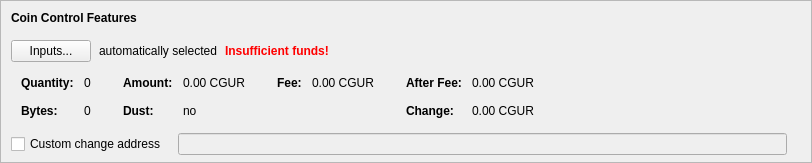
    <widget class="QFrame" name="frameCoinControl">
     <property name="sizePolicy">
      <sizepolicy hsizetype="Expanding" vsizetype="Expanding">
       <horstretch>0</horstretch>
       <verstretch>0</verstretch>
      </sizepolicy>
     </property>
     <property name="maximumSize">
      <size>
       <width>16777215</width>
       <height>16777215</height>
      </size>
     </property>
     <property name="frameShape">
      <enum>QFrame::StyledPanel</enum>
     </property>
     <property name="frameShadow">
      <enum>QFrame::Sunken</enum>
     </property>
     <layout class="QVBoxLayout" name="verticalLayoutCoinControl2">
      <property name="spacing">
       <number>0</number>
      </property>
      <property name="leftMargin">
       <number>0</number>
      </property>
      <property name="topMargin">
       <number>0</number>
      </property>
      <property name="rightMargin">
       <number>0</number>
      </property>
      <property name="bottomMargin">
       <number>6</number>
      </property>
      <item>
       <layout class="QVBoxLayout" name="verticalLayoutCoinControl" stretch="0,0,0,0,1">
        <property name="spacing">
         <number>0</number>
        </property>
        <property name="leftMargin">
         <number>10</number>
        </property>
        <property name="topMargin">
         <number>10</number>
        </property>
        <item>
         <layout class="QHBoxLayout" name="horizontalLayoutCoinControl1">
          <property name="bottomMargin">
           <number>15</number>
          </property>
          <item>
           <widget class="QLabel" name="labelCoinControlFeatures">
            <property name="sizePolicy">
             <sizepolicy hsizetype="Preferred" vsizetype="Maximum">
              <horstretch>0</horstretch>
              <verstretch>0</verstretch>
             </sizepolicy>
            </property>
            <property name="font">
             <font>
              <weight>75</weight>
              <bold>true</bold>
             </font>
            </property>
            <property name="styleSheet">
             <string notr="true">font-weight:bold;</string>
            </property>
            <property name="text">
             <string>Coin Control Features</string>
            </property>
           </widget>
          </item>
         </layout>
        </item>
        <item>
         <layout class="QHBoxLayout" name="horizontalLayoutCoinControl2" stretch="0,0,0,0">
          <property name="spacing">
           <number>8</number>
          </property>
          <property name="bottomMargin">
           <number>10</number>
          </property>
          <item>
           <widget class="QPushButton" name="pushButtonCoinControl">
            <property name="styleSheet">
             <string notr="true"/>
            </property>
            <property name="text">
             <string>Inputs...</string>
            </property>
            <property name="autoDefault">
             <bool>false</bool>
            </property>
           </widget>
          </item>
          <item>
           <widget class="QLabel" name="labelCoinControlAutomaticallySelected">
            <property name="text">
             <string>automatically selected</string>
            </property>
            <property name="margin">
             <number>5</number>
            </property>
           </widget>
          </item>
          <item>
           <widget class="QLabel" name="labelCoinControlInsuffFunds">
            <property name="font">
             <font>
              <weight>75</weight>
              <bold>true</bold>
             </font>
            </property>
            <property name="styleSheet">
             <string notr="true">color:red;font-weight:bold;</string>
            </property>
            <property name="text">
             <string>Insufficient funds!</string>
            </property>
            <property name="margin">
             <number>5</number>
            </property>
           </widget>
          </item>
          <item>
           <spacer name="horizontalSpacerCoinControl">
            <property name="orientation">
             <enum>Qt::Horizontal</enum>
            </property>
            <property name="sizeHint" stdset="0">
             <size>
              <width>40</width>
              <height>1</height>
             </size>
            </property>
           </spacer>
          </item>
         </layout>
        </item>
        <item>
         <widget class="QWidget" name="widgetCoinControl" native="true">
          <property name="sizePolicy">
           <sizepolicy hsizetype="Preferred" vsizetype="Preferred">
            <horstretch>0</horstretch>
            <verstretch>0</verstretch>
           </sizepolicy>
          </property>
          <property name="minimumSize">
           <size>
            <width>0</width>
            <height>0</height>
           </size>
          </property>
          <property name="styleSheet">
           <string notr="true"/>
          </property>
          <layout class="QHBoxLayout" name="horizontalLayoutCoinControl5">
           <property name="leftMargin">
            <number>0</number>
           </property>
           <property name="topMargin">
            <number>0</number>
           </property>
           <property name="rightMargin">
            <number>0</number>
           </property>
           <property name="bottomMargin">
            <number>0</number>
           </property>
           <item>
            <layout class="QHBoxLayout" name="horizontalLayoutCoinControl3" stretch="0,0,0,1">
             <property name="spacing">
              <number>20</number>
             </property>
             <property name="topMargin">
              <number>0</number>
             </property>
             <property name="bottomMargin">
              <number>10</number>
             </property>
             <item>
              <layout class="QFormLayout" name="formLayoutCoinControl1">
               <property name="horizontalSpacing">
                <number>10</number>
               </property>
               <property name="verticalSpacing">
                <number>14</number>
               </property>
               <property name="leftMargin">
                <number>10</number>
               </property>
               <property name="topMargin">
                <number>4</number>
               </property>
               <property name="rightMargin">
                <number>6</number>
               </property>
               <item row="0" column="0">
                <widget class="QLabel" name="labelCoinControlQuantityText">
                 <property name="font">
                  <font>
                   <weight>75</weight>
                   <bold>true</bold>
                  </font>
                 </property>
                 <property name="text">
                  <string>Quantity:</string>
                 </property>
                 <property name="margin">
                  <number>0</number>
                 </property>
                </widget>
               </item>
               <item row="0" column="1">
                <widget class="QLabel" name="labelCoinControlQuantity">
                 <property name="cursor">
                  <cursorShape>IBeamCursor</cursorShape>
                 </property>
                 <property name="contextMenuPolicy">
                  <enum>Qt::ActionsContextMenu</enum>
                 </property>
                 <property name="text">
                  <string notr="true">0</string>
                 </property>
                 <property name="margin">
                  <number>0</number>
                 </property>
                 <property name="textInteractionFlags">
                  <set>Qt::LinksAccessibleByMouse|Qt::TextSelectableByKeyboard|Qt::TextSelectableByMouse</set>
                 </property>
                </widget>
               </item>
               <item row="1" column="0">
                <widget class="QLabel" name="labelCoinControlBytesText">
                 <property name="font">
                  <font>
                   <weight>75</weight>
                   <bold>true</bold>
                  </font>
                 </property>
                 <property name="text">
                  <string>Bytes:</string>
                 </property>
                </widget>
               </item>
               <item row="1" column="1">
                <widget class="QLabel" name="labelCoinControlBytes">
                 <property name="cursor">
                  <cursorShape>IBeamCursor</cursorShape>
                 </property>
                 <property name="contextMenuPolicy">
                  <enum>Qt::ActionsContextMenu</enum>
                 </property>
                 <property name="text">
                  <string notr="true">0</string>
                 </property>
                 <property name="textInteractionFlags">
                  <set>Qt::LinksAccessibleByMouse|Qt::TextSelectableByKeyboard|Qt::TextSelectableByMouse</set>
                 </property>
                </widget>
               </item>
              </layout>
             </item>
             <item>
              <layout class="QFormLayout" name="formLayoutCoinControl2">
               <property name="horizontalSpacing">
                <number>10</number>
               </property>
               <property name="verticalSpacing">
                <number>14</number>
               </property>
               <property name="leftMargin">
                <number>6</number>
               </property>
               <property name="topMargin">
                <number>4</number>
               </property>
               <property name="rightMargin">
                <number>6</number>
               </property>
               <item row="0" column="0">
                <widget class="QLabel" name="labelCoinControlAmountText">
                 <property name="font">
                  <font>
                   <weight>75</weight>
                   <bold>true</bold>
                  </font>
                 </property>
                 <property name="text">
                  <string>Amount:</string>
                 </property>
                 <property name="margin">
                  <number>0</number>
                 </property>
                </widget>
               </item>
               <item row="0" column="1">
                <widget class="QLabel" name="labelCoinControlAmount">
                 <property name="cursor">
                  <cursorShape>IBeamCursor</cursorShape>
                 </property>
                 <property name="contextMenuPolicy">
                  <enum>Qt::ActionsContextMenu</enum>
                 </property>
                 <property name="text">
                  <string notr="true">0.00 CGUR</string>
                 </property>
                 <property name="textInteractionFlags">
                  <set>Qt::LinksAccessibleByMouse|Qt::TextSelectableByKeyboard|Qt::TextSelectableByMouse</set>
                 </property>
                </widget>
               </item>
               <item row="1" column="0">
                <widget class="QLabel" name="labelCoinControlLowOutputText">
                 <property name="font">
                  <font>
                   <weight>75</weight>
                   <bold>true</bold>
                  </font>
                 </property>
                 <property name="text">
                  <string>Dust:</string>
                 </property>
                </widget>
               </item>
               <item row="1" column="1">
                <widget class="QLabel" name="labelCoinControlLowOutput">
                 <property name="cursor">
                  <cursorShape>IBeamCursor</cursorShape>
                 </property>
                 <property name="contextMenuPolicy">
                  <enum>Qt::ActionsContextMenu</enum>
                 </property>
                 <property name="text">
                  <string notr="true">no</string>
                 </property>
                 <property name="textInteractionFlags">
                  <set>Qt::LinksAccessibleByMouse|Qt::TextSelectableByKeyboard|Qt::TextSelectableByMouse</set>
                 </property>
                </widget>
               </item>
              </layout>
             </item>
             <item>
              <layout class="QFormLayout" name="formLayoutCoinControl3">
               <property name="horizontalSpacing">
                <number>10</number>
               </property>
               <property name="verticalSpacing">
                <number>14</number>
               </property>
               <property name="leftMargin">
                <number>6</number>
               </property>
               <property name="topMargin">
                <number>4</number>
               </property>
               <property name="rightMargin">
                <number>6</number>
               </property>
               <item row="0" column="0">
                <widget class="QLabel" name="labelCoinControlFeeText">
                 <property name="font">
                  <font>
                   <weight>75</weight>
                   <bold>true</bold>
                  </font>
                 </property>
                 <property name="text">
                  <string>Fee:</string>
                 </property>
                 <property name="margin">
                  <number>0</number>
                 </property>
                </widget>
               </item>
               <item row="0" column="1">
                <widget class="QLabel" name="labelCoinControlFee">
                 <property name="cursor">
                  <cursorShape>IBeamCursor</cursorShape>
                 </property>
                 <property name="contextMenuPolicy">
                  <enum>Qt::ActionsContextMenu</enum>
                 </property>
                 <property name="text">
                  <string notr="true">0.00 CGUR</string>
                 </property>
                 <property name="textInteractionFlags">
                  <set>Qt::LinksAccessibleByMouse|Qt::TextSelectableByKeyboard|Qt::TextSelectableByMouse</set>
                 </property>
                </widget>
               </item>
             </layout>
             </item>
             <item>
              <layout class="QFormLayout" name="formLayoutCoinControl4">
               <property name="horizontalSpacing">
                <number>10</number>
               </property>
               <property name="verticalSpacing">
                <number>14</number>
               </property>
               <property name="leftMargin">
                <number>6</number>
               </property>
               <property name="topMargin">
                <number>4</number>
               </property>
               <property name="rightMargin">
                <number>6</number>
               </property>
               <item row="0" column="0">
                <widget class="QLabel" name="labelCoinControlAfterFeeText">
                 <property name="font">
                  <font>
                   <weight>75</weight>
                   <bold>true</bold>
                  </font>
                 </property>
                 <property name="text">
                  <string>After Fee:</string>
                 </property>
                 <property name="margin">
                  <number>0</number>
                 </property>
                </widget>
               </item>
               <item row="0" column="1">
                <widget class="QLabel" name="labelCoinControlAfterFee">
                 <property name="cursor">
                  <cursorShape>IBeamCursor</cursorShape>
                 </property>
                 <property name="contextMenuPolicy">
                  <enum>Qt::ActionsContextMenu</enum>
                 </property>
                 <property name="text">
                  <string notr="true">0.00 CGUR</string>
                 </property>
                 <property name="textInteractionFlags">
                  <set>Qt::LinksAccessibleByMouse|Qt::TextSelectableByKeyboard|Qt::TextSelectableByMouse</set>
                 </property>
                </widget>
               </item>
               <item row="1" column="0">
                <widget class="QLabel" name="labelCoinControlChangeText">
                 <property name="font">
                  <font>
                   <weight>75</weight>
                   <bold>true</bold>
                  </font>
                 </property>
                 <property name="text">
                  <string>Change:</string>
                 </property>
                </widget>
               </item>
               <item row="1" column="1">
                <widget class="QLabel" name="labelCoinControlChange">
                 <property name="cursor">
                  <cursorShape>IBeamCursor</cursorShape>
                 </property>
                 <property name="contextMenuPolicy">
                  <enum>Qt::ActionsContextMenu</enum>
                 </property>
                 <property name="text">
                  <string notr="true">0.00 CGUR</string>
                 </property>
                 <property name="textInteractionFlags">
                  <set>Qt::LinksAccessibleByMouse|Qt::TextSelectableByKeyboard|Qt::TextSelectableByMouse</set>
                 </property>
                </widget>
               </item>
              </layout>
             </item>
            </layout>
           </item>
          </layout>
         </widget>
        </item>
        <item>
         <layout class="QHBoxLayout" name="horizontalLayoutCoinControl4" stretch="0,0,0">
          <property name="spacing">
           <number>12</number>
          </property>
          <property name="sizeConstraint">
           <enum>QLayout::SetDefaultConstraint</enum>
          </property>
          <property name="topMargin">
           <number>5</number>
          </property>
          <property name="rightMargin">
           <number>5</number>
          </property>
          <item>
           <widget class="QCheckBox" name="checkBoxCoinControlChange">
            <property name="toolTip">
             <string>If this is activated, but the change address is empty or invalid, change will be sent to a newly generated address.</string>
            </property>
            <property name="text">
             <string>Custom change address</string>
            </property>
           </widget>
          </item>
          <item>
           <widget class="QValidatedLineEdit" name="lineEditCoinControlChange">
            <property name="enabled">
             <bool>false</bool>
            </property>
            <property name="sizePolicy">
             <sizepolicy hsizetype="Expanding" vsizetype="Fixed">
              <horstretch>0</horstretch>
              <verstretch>0</verstretch>
             </sizepolicy>
            </property>
           </widget>
          </item>
          <item>
           <widget class="QLabel" name="labelCoinControlChangeLabel">
            <property name="sizePolicy">
             <sizepolicy hsizetype="Preferred" vsizetype="Expanding">
              <horstretch>0</horstretch>
              <verstretch>0</verstretch>
             </sizepolicy>
            </property>
            <property name="minimumSize">
             <size>
              <width>0</width>
              <height>0</height>
             </size>
            </property>
            <property name="text">
             <string/>
            </property>
            <property name="margin">
             <number>3</number>
            </property>
           </widget>
          </item>
         </layout>
        </item>
        <item>
         <spacer name="verticalSpacerCoinControl">
          <property name="orientation">
           <enum>Qt::Vertical</enum>
          </property>
          <property name="sizeHint" stdset="0">
           <size>
            <width>800</width>
            <height>1</height>
           </size>
          </property>
         </spacer>
        </item>
       </layout>
      </item>
     </layout>
    </widget>
